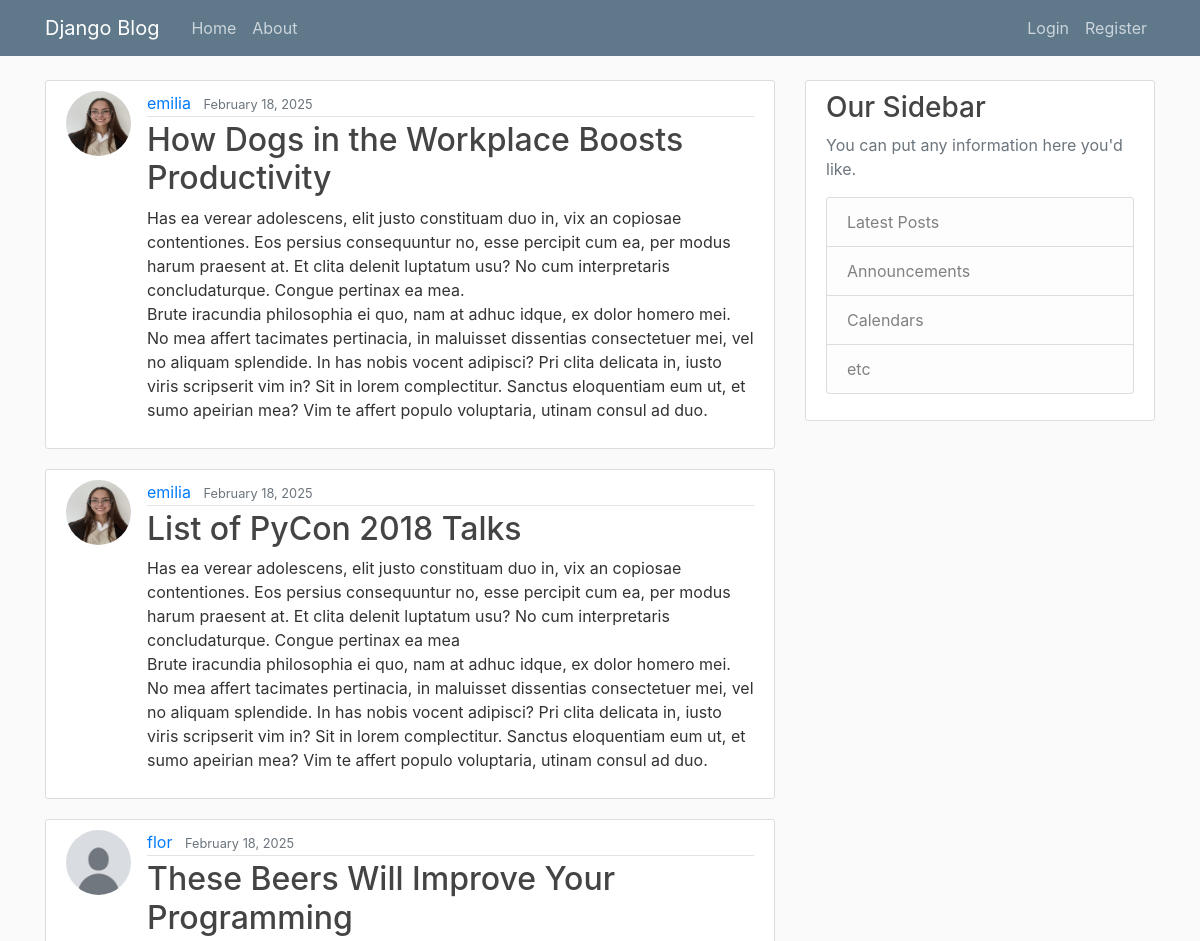
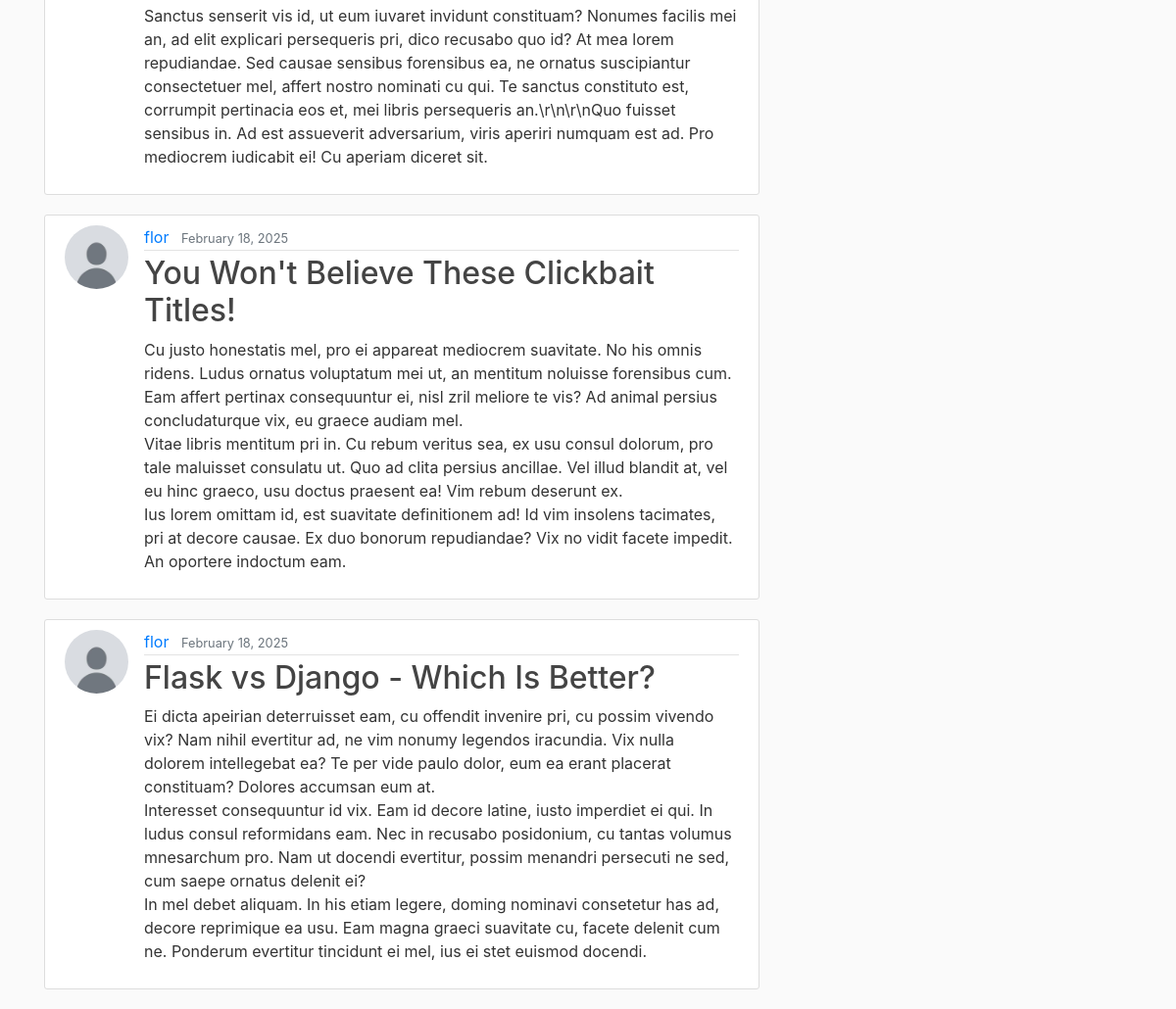
The page / on the database its author committed (2 pictures, top to bottom).
### blog/models.py (models this page shows, shortened)
class Post(models.Model):
    title = models.CharField(max_length=100)
    content = models.TextField()
    date_posted = models.DateTimeField(default=timezone.now)
    author = models.ForeignKey(User, on_delete=models.CASCADE)

### users/models.py (models this page shows, shortened)
class Profile(models.Model):
    user = models.OneToOneField(User, on_delete=models.CASCADE)
    image = models.ImageField(default='default.jpg', upload_to='profile_pics')

### blog/views.py (the view)
# urls.py: path('', PostListView.as_view(), name='blog-home'),
class PostListView(ListView):
    model = Post
    template_name = 'blog/home.html'
    context_object_name = 'posts'
    ordering = ['-date_posted']
    paginate_by = 5

### blog/templates/blog/home.html
{% extends "blog/base.html" %}
{% block content %}
    {% for post in posts %}
        <article class="media content-section">
          <img class="rounded-circle article-img" src="{{ post.author.profile.image.url }}">
          <div class="media-body">
            <div class="article-metadata">
              <a class="mr-2" href="#">{{ post.author }}</a>
              <small class="text-muted">{{ post.date_posted|date:"F d, Y" }}</small>
            </div>
            <h2><a class="article-title" href="{% url 'post-detail' post.id %}">{{ post.title }}</a></h2>
            <p class="article-content">{{ post.content }}</p>
          </div>
        </article>
    {% endfor %}
{% endblock content %}

### blog/static/blog/main.css (style rules this page uses)
body { background: #fafafa; color: #333333; margin-top: 5rem; }
h1, h2, h3, h4, h5, h6 { color: #444444; }
.content-section { background: #ffffff; padding: 10px 20px; border: 1px solid #dddddd; border-radius: 3px; margin-bottom: 20px; }
.article-title { color: #444444; }
.article-content { white-space: pre-line; }
.article-img { height: 65px; width: 65px; margin-right: 16px; }
.article-metadata { padding-bottom: 1px; margin-bottom: 4px; border-bottom: 1px solid #e3e3e3 }

### rows shown on the page
Post: author.profile.image (picture), author "emilia", date_posted "February 18, 2025", title "How Dogs in the Workplace Boosts Productivity", content "Has ea verear adolescens, elit justo constituam duo in, vix an copiosae contentiones. Eos persius consequuntur no, esse percipit cum ea, per modus harum praesent at. Et clita delenit luptatum usu? No cum interpretaris concludaturque. Congue pertinax ea mea. Brute iracundia philosophia ei quo, nam at adhuc idque, ex dolor homero mei. No mea affert tacimates pertinacia, in maluisset dissentias consectetuer mei, vel no aliquam splendide. In has nobis vocent adipisci? Pri clita delicata in, iusto viris scripserit vim in? Sit in lorem complectitur. Sanctus eloquentiam eum ut, et sumo apeirian mea? Vim te affert populo voluptaria, utinam consul ad duo."
Post: author.profile.image (picture), author "emilia", date_posted "February 18, 2025", title "List of PyCon 2018 Talks", content "Has ea verear adolescens, elit justo constituam duo in, vix an copiosae contentiones. Eos persius consequuntur no, esse percipit cum ea, per modus harum praesent at. Et clita delenit luptatum usu? No cum interpretaris concludaturque. Congue pertinax ea mea Brute iracundia philosophia ei quo, nam at adhuc idque, ex dolor homero mei. No mea affert tacimates pertinacia, in maluisset dissentias consectetuer mei, vel no aliquam splendide. In has nobis vocent adipisci? Pri clita delicata in, iusto viris scripserit vim in? Sit in lorem complectitur. Sanctus eloquentiam eum ut, et sumo apeirian mea? Vim te affert populo voluptaria, utinam consul ad duo."
Post: author.profile.image (placeholder picture), author "flor", date_posted "February 18, 2025", title "These Beers Will Improve Your Programming", content "Sanctus senserit vis id, ut eum iuvaret invidunt constituam? Nonumes facilis mei an, ad elit explicari persequeris pri, dico recusabo quo id? At mea lorem repudiandae. Sed causae sensibus forensibus ea, ne ornatus suscipiantur consectetuer mel, affert nostro nominati cu qui. Te sanctus constituto est, corrumpit pertinacia eos et, mei libris persequeris an.\\r\\n\\r\\nQuo fuisset sensibus in. Ad est assueverit adversarium, viris aperiri numquam est ad. Pro mediocrem iudicabit ei! Cu aperiam diceret sit."
Post: author.profile.image (placeholder picture), author "flor", date_posted "February 18, 2025", title "You Won't Believe These Clickbait Titles!", content "Cu justo honestatis mel, pro ei appareat mediocrem suavitate. No his omnis ridens. Ludus ornatus voluptatum mei ut, an mentitum noluisse forensibus cum. Eam affert pertinax consequuntur ei, nisl zril meliore te vis? Ad animal persius concludaturque vix, eu graece audiam mel. Vitae libris mentitum pri in. Cu rebum veritus sea, ex usu consul dolorum, pro tale maluisset consulatu ut. Quo ad clita persius ancillae. Vel illud blandit at, vel eu hinc graeco, usu doctus praesent ea! Vim rebum deserunt ex. Ius lorem omittam id, est suavitate definitionem ad! Id vim insolens tacimates, pri at decore causae. Ex duo bonorum repudiandae? Vix no vidit facete impedit. An oportere indoctum eam."
Post: author.profile.image (placeholder picture), author "flor", date_posted "February 18, 2025", title "Flask vs Django - Which Is Better?", content "Ei dicta apeirian deterruisset eam, cu offendit invenire pri, cu possim vivendo vix? Nam nihil evertitur ad, ne vim nonumy legendos iracundia. Vix nulla dolorem intellegebat ea? Te per vide paulo dolor, eum ea erant placerat constituam? Dolores accumsan eum at. Interesset consequuntur id vix. Eam id decore latine, iusto imperdiet ei qui. In ludus consul reformidans eam. Nec in recusabo posidonium, cu tantas volumus mnesarchum pro. Nam ut docendi evertitur, possim menandri persecuti ne sed, cum saepe ornatus delenit ei? In mel debet aliquam. In his etiam legere, doming nominavi consetetur has ad, decore reprimique ea usu. Eam magna graeci suavitate cu, facete delenit cum ne. Ponderum…"
